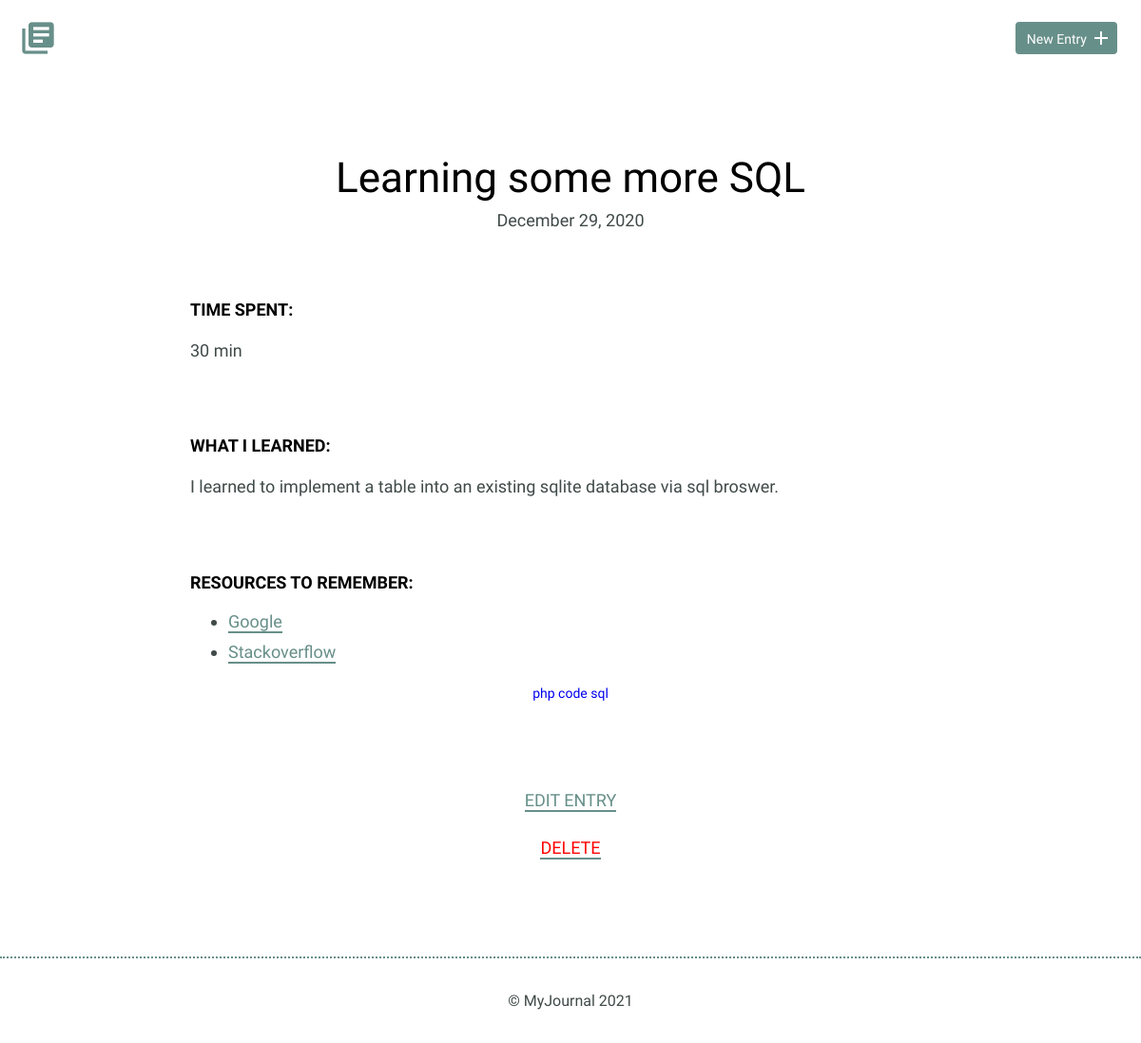
The page /detail.php?id=5 on the database its author committed.
### tables this page shows
CREATE TABLE "entries" (
	`id`	INTEGER,
	`title`	TEXT,
	`date`	TEXT,
	`time_spent`	INTEGER,
	`learned`	BLOB,
	`resources`	BLOB, tags TEXT,
	PRIMARY KEY(`id`)
);

### inc/functions.php (called while the page is built, shortened)
<?php
function get_journal($id){
    include 'connection.php';
    $sql = 'SELECT * FROM entries WHERE id = ?';
    try {
        $results = $db->prepare($sql);
        $results->bindValue(1, $id, PDO::PARAM_INT);
        $results->execute();
    } catch (Exception $e) {
        echo "Error!: " . $e->getMessage() . "<br />";
        return false;
    }
    return $results->fetch();
}

### detail.php (the view, shortened to what this page needs)
<?php
include('inc/functions.php');
if (isset($_GET['id'])) {
  list($id, $title, $date, $time_spent, $learned, $resources, $tags) = get_journal(filter_input(INPUT_GET, "id", FILTER_SANITIZE_NUMBER_INT));
  $resource_links = explode(" ", $resources);
  $tag_array = explode(" ", $tags);
}
include('inc/header.php');
?>
        <section>
            <div class="container">
                <div class="entry-list single">
                    <article>
                        <h1><?php echo $title; ?></h1>
                        <time datetime="2016-01-31"><?php echo date('F d, Y', strtotime($date)); ?></time>
                        <div class="entry">
                            <h3>Time Spent: </h3>
                            <p><?php echo $time_spent; ?></p>
                        </div>
                        <div class="entry">
                            <h3>What I Learned:</h3>
                            <p><?php echo $learned; ?></p>
                        </div>
                        <div class="entry">
                            <h3>Resources to Remember:</h3>
                            <ul>
                                <?php
                                foreach ($resource_links as $link) {
                                   echo "<li><a href=''>" . $link . " " . "</a></li>";
                                }
                                ?>
                            </ul>
                        </div>
                        <span id='tag_list'>
                        <?php
                        foreach ($tag_array as $tag) {
                            echo "<a href='index.php?tag=$tag'>" . $tag . " " . "</a>";
                        }
                        ?>
                        </span>
                    </article>
                </div>
            </div>
            <div class="edit">
                <p><a href="edit.php?id=<?php echo $id; ?>">Edit Entry</a></p>
                <p><a id="del-button" href="detail.php?delete=<?php echo $id; ?>" onclick="return confirm('Are you sure you want to delete this project?');">Delete</a></p>
            </div>
        </section>
 <?php
include('inc/footer.php');
?>

### css/site.css (style rules this page uses)
:root { --signal-red: #ff0000; }
body { font-size: 16px; color: #404a49; font-family: 'Cousine', serif; font-weight: 400; }
.container { margin: 0 auto; padding: 0 25px; }
h1, h2, h3 { margin: 0; font-weight: 400; line-height: 1em; color: #000; }
h1 { font-size: 44px; margin-bottom: 12px; }
h3 { font-size: 18px; font-family: 'Work Sans', serif; font-weight: 600; text-transform: uppercase; }
p { line-height: 1.8em; font-size: 18px; }
p a { border-bottom: 2px solid #678f89; padding: 0; color: #678f89; text-decoration: none; }
ul li { line-height: 1.8em; font-size: 18px; }
ul li a { border-bottom: 2px solid #678f89; line-height: 1.8em; color: #678f89; text-decoration: none; }
.entry-list, .edit-entry, .new-entry { max-width: 800px; margin: 0 auto; padding: 70px 0 150px 0; }
.entry-list article { margin-bottom: 70px; text-align: center; }
.entry-list article:last-child { margin-bottom: 0; }
.entry-list.single { padding-bottom: 70px; }
.entry-list.single time { font-size: 18px; }
.entry { max-width: 800px; margin: 75px auto 0 auto; text-align: left; }
.entry p { margin-bottom: 40px; }
.edit { padding-bottom: 80px; text-align: center; margin: 0 auto; }
.edit a { font-weight: 400; text-transform: uppercase; font-size: 18px; }
#tag_list { padding-top: 100px; font-size: 14px; color: blue; }
#tag_list a:link { text-decoration: none; }
#del-button { color: var(--signal-red); }

### rows shown on the page
entries: title "Learning some more SQL", date "December 29, 2020", time_spent "30 min", learned "I learned to implement a table into an existing sqlite database via sql broswer.", resources "Google", resources "Stackoverflow", tags "php", tags "code", tags "sql"
